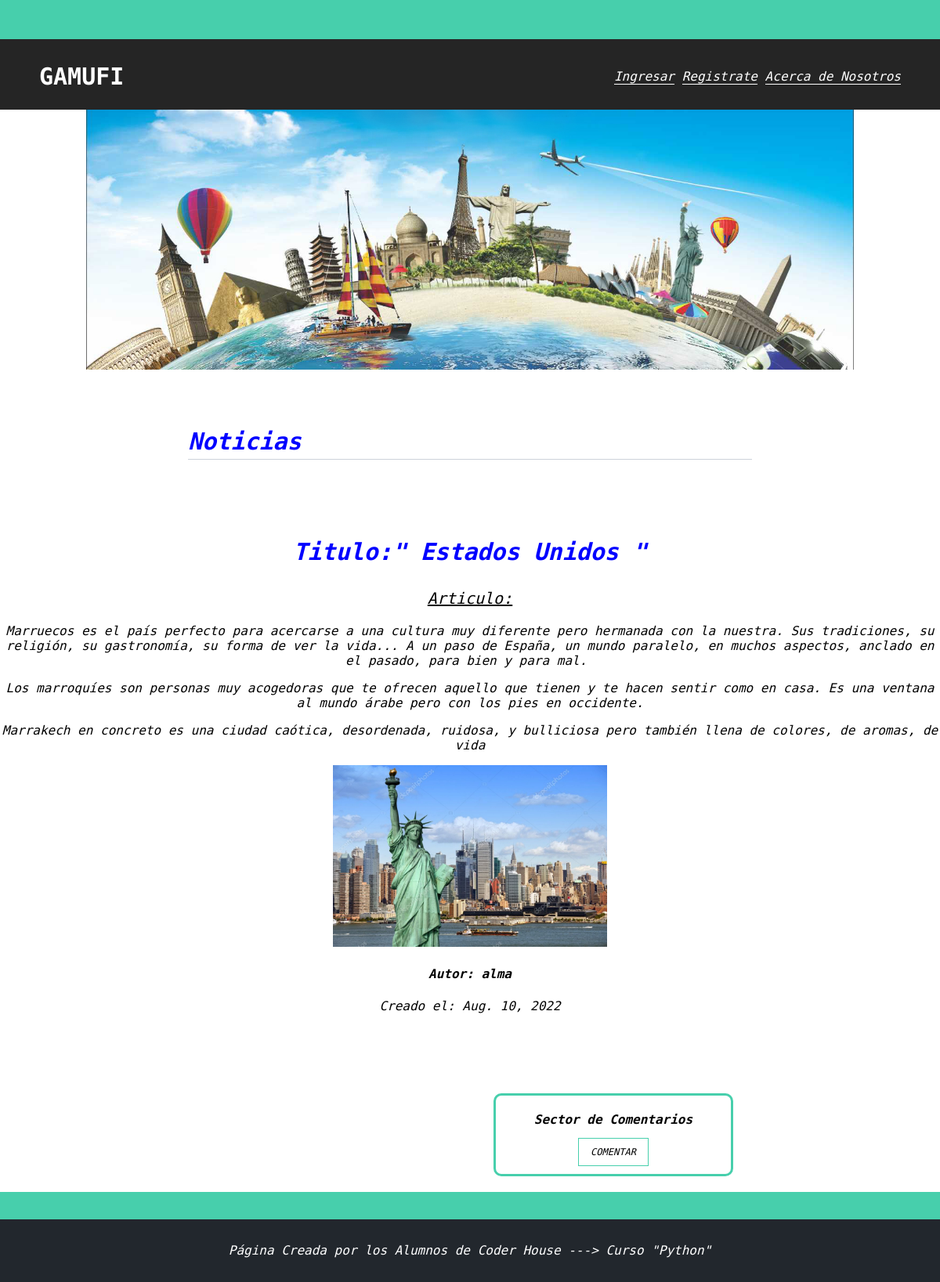
Before: /detalle/16 with the older database file.
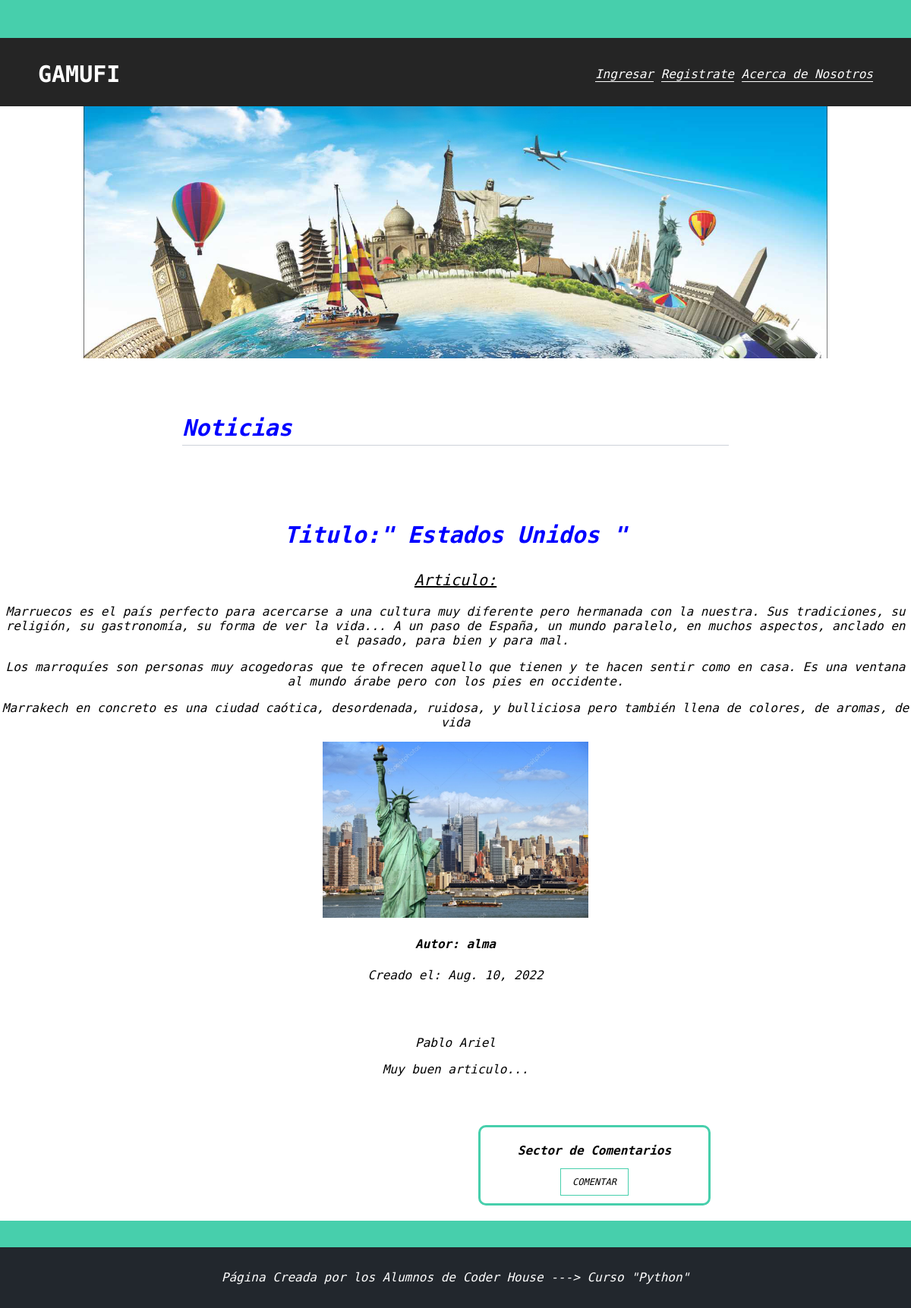
After: the same page with the newer database file.
### Articulos/models.py (models this page shows, shortened)
class Comentarios(models.Model):
    entrada_id = models.IntegerField()
    nombre = models.CharField(max_length=50)
    comentario = models.TextField(max_length=400)

### Articulos/views.py (the view)
# urls.py: path('detalle/<id_entrada>', detalleEntrada, name='detalle'),
def detalleEntrada(request, id_entrada):
    try:
        entrada = Entrada.objects.get(id=id_entrada)
        comentarios = Comentarios.objects.filter(entrada_id=id_entrada)
    except:
        return render(request,"detalleEntrada.html",{"mensaje":'La entrada no existe'})
    return render(request,"detalleEntrada.html",{"entrada":entrada, "comentarios": comentarios})

### Articulos/templates/detalleEntrada.html (shortened to what this page needs)
{% extends "padre.html" %}
{% load static %}
{% block Articulo %}
  <section class="grid-container blogpost-img-container">
    <img src="{% static '\imagenes\aaa.jpg' %}" alt="" />
  </section>
  <section class="blogpost-main-container">
    <div class="grid-container-blog">
       <h3 style="color:blue;font-size: 30px;">Noticias</h3>
    </div>
  </section>
  <section style="text-align: center;">
    {% if entrada %}
      <h3 style="color:blue;font-size:30px;"> Titulo:" {{ entrada.titulo }} "</h3>
      <p style="text-decoration: underline;font-size:20px;">Articulo:</p>
      <p>{{ entrada.contenido|safe }}</p>
      {% if entrada.imagen %}
      <img src="{{ entrada.imagen.url }}" alt="Imagen de entrada" style="width:350px ;">
      {% endif %}
      <h4>Autor: {{ entrada.autor }}</h4>
      <p>Creado el: {{ entrada.fecha_ingreso }}</p>
      <br><br>
      {% if comentarios %}
      {% for comentario in comentarios %}
      <p> {{ comentario.nombre }}</p>
      <p>{{ comentario.comentario }}</p>
      {% endfor %}
      {% endif %}
      <br><br>
      <section style="border: 3px solid #47cfac;border-radius:10px;width:300px;height: 100px;margin-top: 10px;text-align: center;margin-left: 630PX;margin-bottom: 20PX;">
        <section style="margin-bottom: 35px;">
            <h1>Sector de Comentarios</h1>
          <a href="{% url 'comentar' entrada.id %}" class="blogs-button" >COMENTAR</a>
        </section>
      </section>
    {% endif %}
  </section>
{% endblock %}

Changed rows visible on the page:
added Comentarios: nombre "Pablo Ariel", comentario "Muy buen articulo..."
